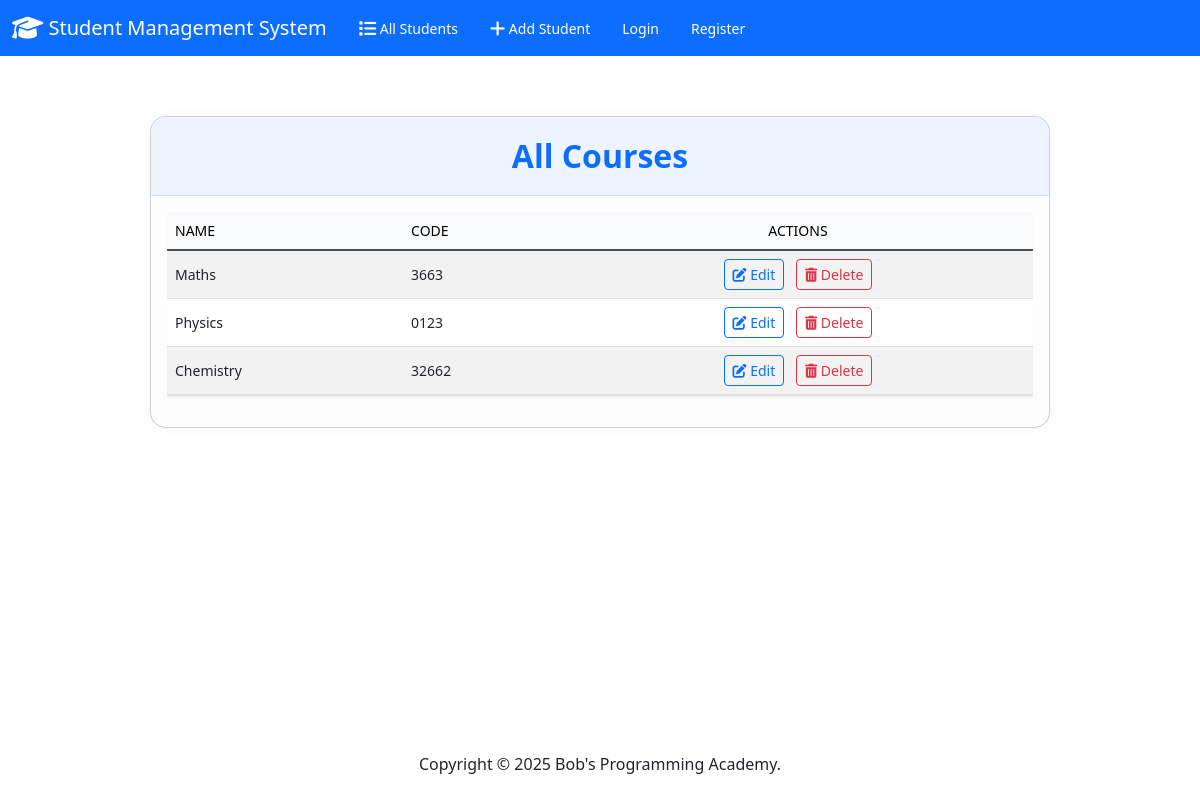
The app's page /courses/, older data.
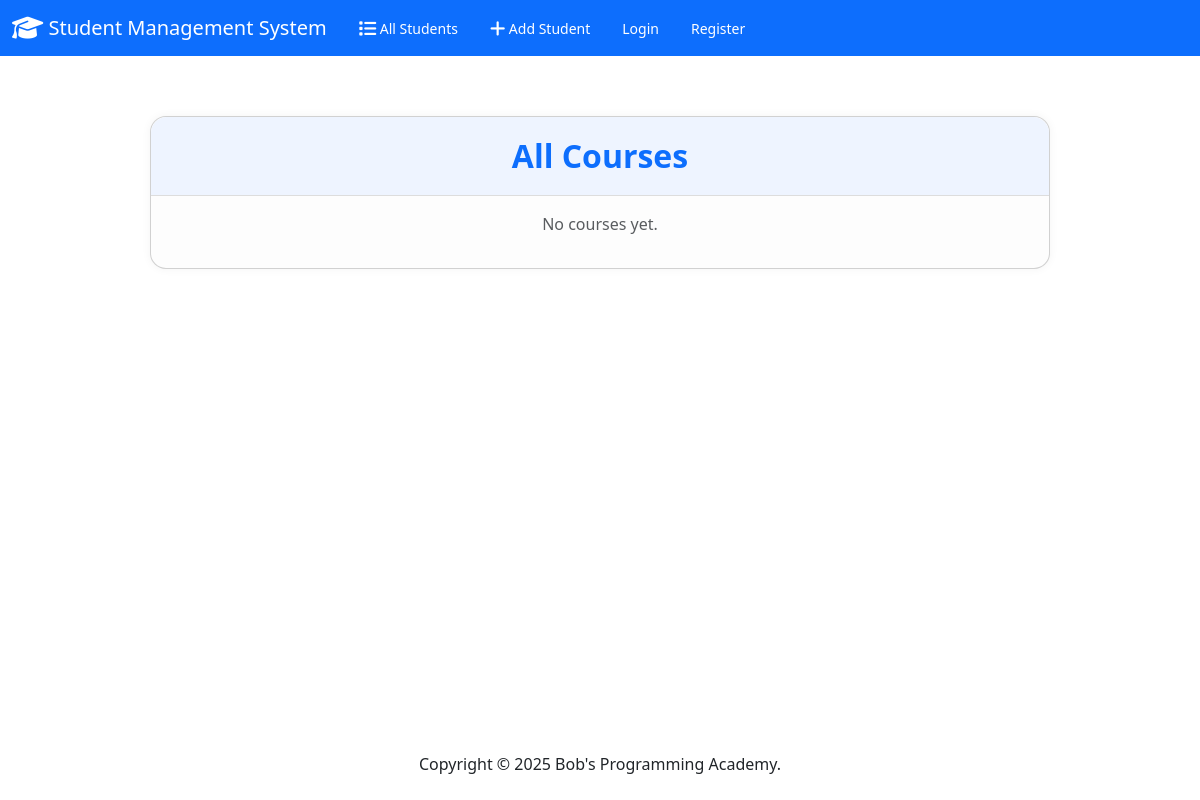
The same page, newer data.
### students/models.py (models this page shows, shortened)
class Course(models.Model):
    name = models.CharField(max_length=100)
    code = models.CharField(max_length=10)

### students/views.py (the view)
# urls.py: path('courses/', views.course_list, name='course_list'),
def course_list(request):
    return render(request, 'students/course_list.html', {
        'courses': Course.objects.all()
    })

### students/templates/students/course_list.html (shortened to what this page needs)
{% extends "students/base.html" %}
{% block body %}
<link href="https://cdn.jsdelivr.net/npm/bootstrap@5.3.0/dist/css/bootstrap.min.css" rel="stylesheet">
<link href="https://cdnjs.cloudflare.com/ajax/libs/font-awesome/6.4.0/css/all.min.css" rel="stylesheet">
<div class="container">
  <div class="card course-card">
    <div class="course-header text-center">
      <h2 class="mb-0 text-primary fw-bold">All Courses</h2>
    </div>
    <div class="card-body">
      {% if courses %}
        <div class="table-responsive">
          <table class="table table-striped align-middle">
            <thead class="table-light">
              <tr>
                <th>Name</th>
                <th>Code</th>
                <th class="text-center">Actions</th>
              </tr>
            </thead>
            <tbody>
              {% for course in courses %}
              <tr>
                <td>{{ course.name }}</td>
                <td>{{ course.code }}</td>
                <td class="text-center">
                  <a href="#" class="btn btn-sm btn-outline-primary me-2">
                    <i class="fas fa-edit"></i> Edit
                  </a>
                  <a href="#" class="btn btn-sm btn-outline-danger">
                    <i class="fas fa-trash-alt"></i> Delete
                  </a>
                </td>
              </tr>
              {% endfor %}
            </tbody>
          </table>
        </div>
      {% else %}
        <p class="text-muted text-center">No courses yet.</p>
      {% endif %}
    </div>
  </div>
</div>
{% endblock %}

Row changes from the older to the newer data that the page shows:
removed Course: name "Maths", code "3663"
removed Course: name "Physics", code "0123"
removed Course: name "Chemistry", code "32662"
Text that changed along with them:
text no longer shown: "NAME CODE ACTIONS"
text now shown: "No courses yet."
